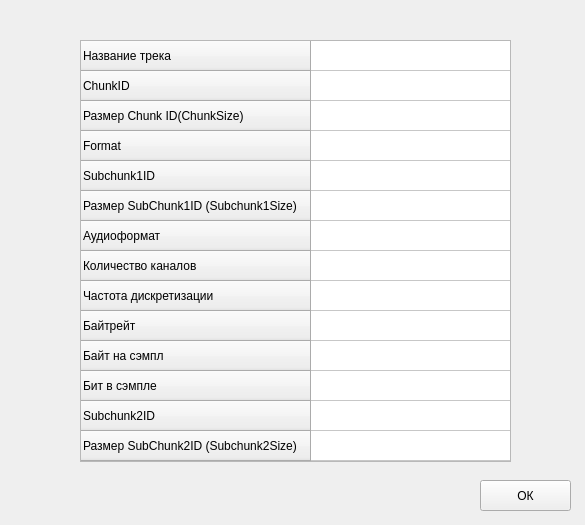
<?xml version="1.0" encoding="UTF-8"?>
<ui version="4.0">
 <class>FrameHeader</class>
 <widget class="QWidget" name="FrameHeader">
  <property name="windowModality">
   <enum>Qt::ApplicationModal</enum>
  </property>
  <property name="geometry">
   <rect>
    <x>0</x>
    <y>0</y>
    <width>585</width>
    <height>525</height>
   </rect>
  </property>
  <property name="minimumSize">
   <size>
    <width>585</width>
    <height>525</height>
   </size>
  </property>
  <property name="maximumSize">
   <size>
    <width>585</width>
    <height>525</height>
   </size>
  </property>
  <property name="windowTitle">
   <string>Информация об аудиофайле</string>
  </property>
  <property name="windowIcon">
   <iconset>
    <normaloff>../icons/header.png</normaloff>../icons/header.png</iconset>
  </property>
  <widget class="QTableWidget" name="tableInfo">
   <property name="geometry">
    <rect>
     <x>80</x>
     <y>40</y>
     <width>431</width>
     <height>422</height>
    </rect>
   </property>
   <property name="font">
    <font>
     <pointsize>9</pointsize>
    </font>
   </property>
   <property name="layoutDirection">
    <enum>Qt::LeftToRight</enum>
   </property>
   <property name="verticalScrollBarPolicy">
    <enum>Qt::ScrollBarAlwaysOff</enum>
   </property>
   <property name="horizontalScrollBarPolicy">
    <enum>Qt::ScrollBarAlwaysOff</enum>
   </property>
   <property name="autoScroll">
    <bool>false</bool>
   </property>
   <property name="textElideMode">
    <enum>Qt::ElideMiddle</enum>
   </property>
   <property name="cornerButtonEnabled">
    <bool>true</bool>
   </property>
   <attribute name="horizontalHeaderVisible">
    <bool>false</bool>
   </attribute>
   <attribute name="horizontalHeaderDefaultSectionSize">
    <number>204</number>
   </attribute>
   <row>
    <property name="text">
     <string>Название трека</string>
    </property>
    <property name="textAlignment">
     <set>AlignLeading|AlignVCenter</set>
    </property>
   </row>
   <row>
    <property name="text">
     <string>ChunkID</string>
    </property>
    <property name="textAlignment">
     <set>AlignLeading|AlignVCenter</set>
    </property>
   </row>
   <row>
    <property name="text">
     <string>Размер Chunk ID(ChunkSize)</string>
    </property>
    <property name="textAlignment">
     <set>AlignLeading|AlignVCenter</set>
    </property>
   </row>
   <row>
    <property name="text">
     <string>Format</string>
    </property>
   </row>
   <row>
    <property name="text">
     <string>Subchunk1ID</string>
    </property>
   </row>
   <row>
    <property name="text">
     <string>Размер SubChunk1ID (Subchunk1Size)</string>
    </property>
   </row>
   <row>
    <property name="text">
     <string>Аудиоформат</string>
    </property>
   </row>
   <row>
    <property name="text">
     <string>Количество каналов</string>
    </property>
   </row>
   <row>
    <property name="text">
     <string>Частота дискретизации</string>
    </property>
   </row>
   <row>
    <property name="text">
     <string>Байтрейт</string>
    </property>
   </row>
   <row>
    <property name="text">
     <string>Байт на сэмпл</string>
    </property>
   </row>
   <row>
    <property name="text">
     <string>Бит в сэмпле</string>
    </property>
   </row>
   <row>
    <property name="text">
     <string>Subchunk2ID</string>
    </property>
   </row>
   <row>
    <property name="text">
     <string>Размер SubChunk2ID (Subchunk2Size)</string>
    </property>
   </row>
   <column>
    <property name="text">
     <string>Значение</string>
    </property>
    <property name="textAlignment">
     <set>AlignCenter</set>
    </property>
   </column>
   <item row="0" column="0">
    <property name="text">
     <string/>
    </property>
    <property name="textAlignment">
     <set>AlignLeading|AlignVCenter</set>
    </property>
   </item>
  </widget>
  <widget class="QPushButton" name="buttonOk">
   <property name="geometry">
    <rect>
     <x>480</x>
     <y>480</y>
     <width>91</width>
     <height>31</height>
    </rect>
   </property>
   <property name="text">
    <string>ОК</string>
   </property>
  </widget>
 </widget>
 <resources/>
 <connections/>
</ui>
